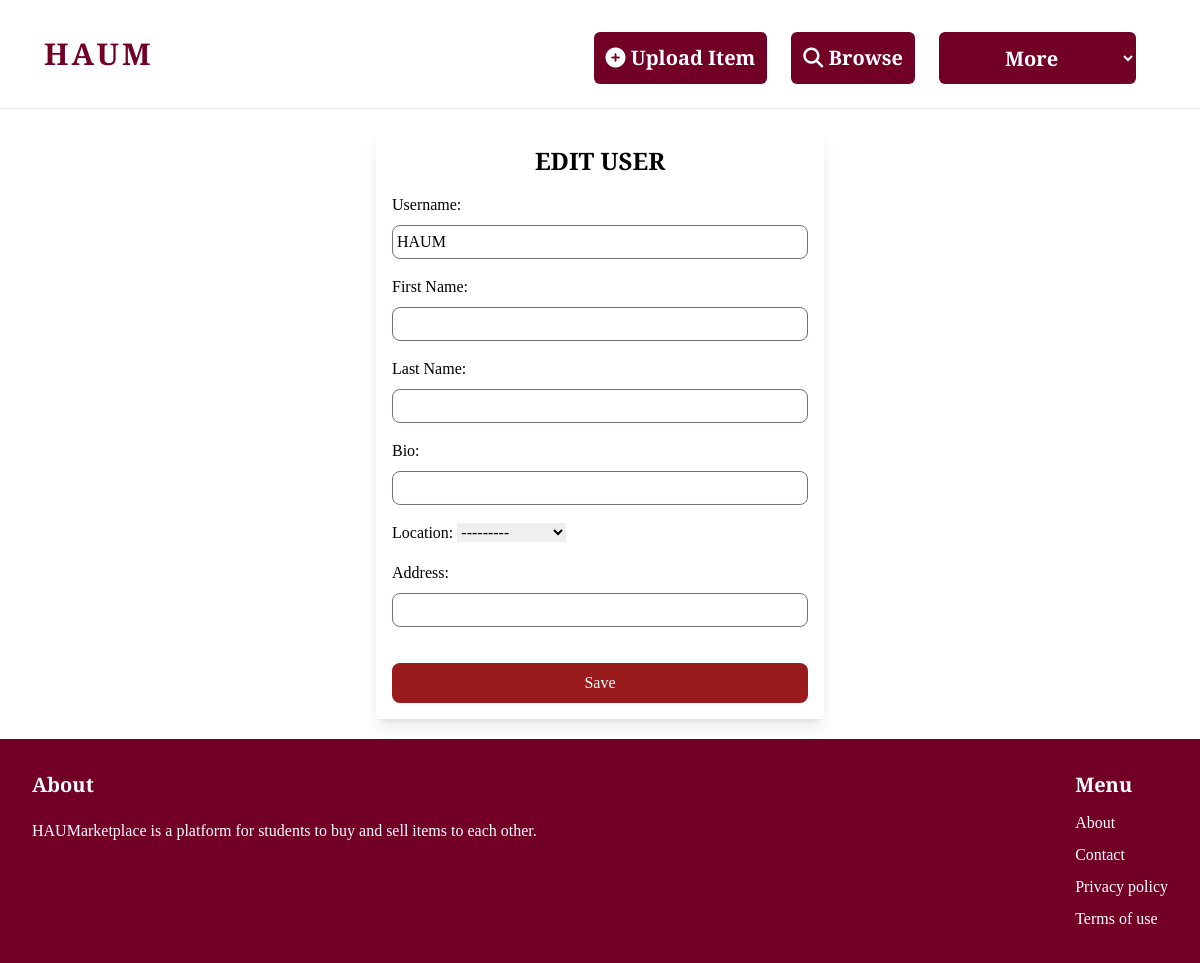
/dashboard/44/edit_user/ (signed in), run on an earlier commit of the app's database.
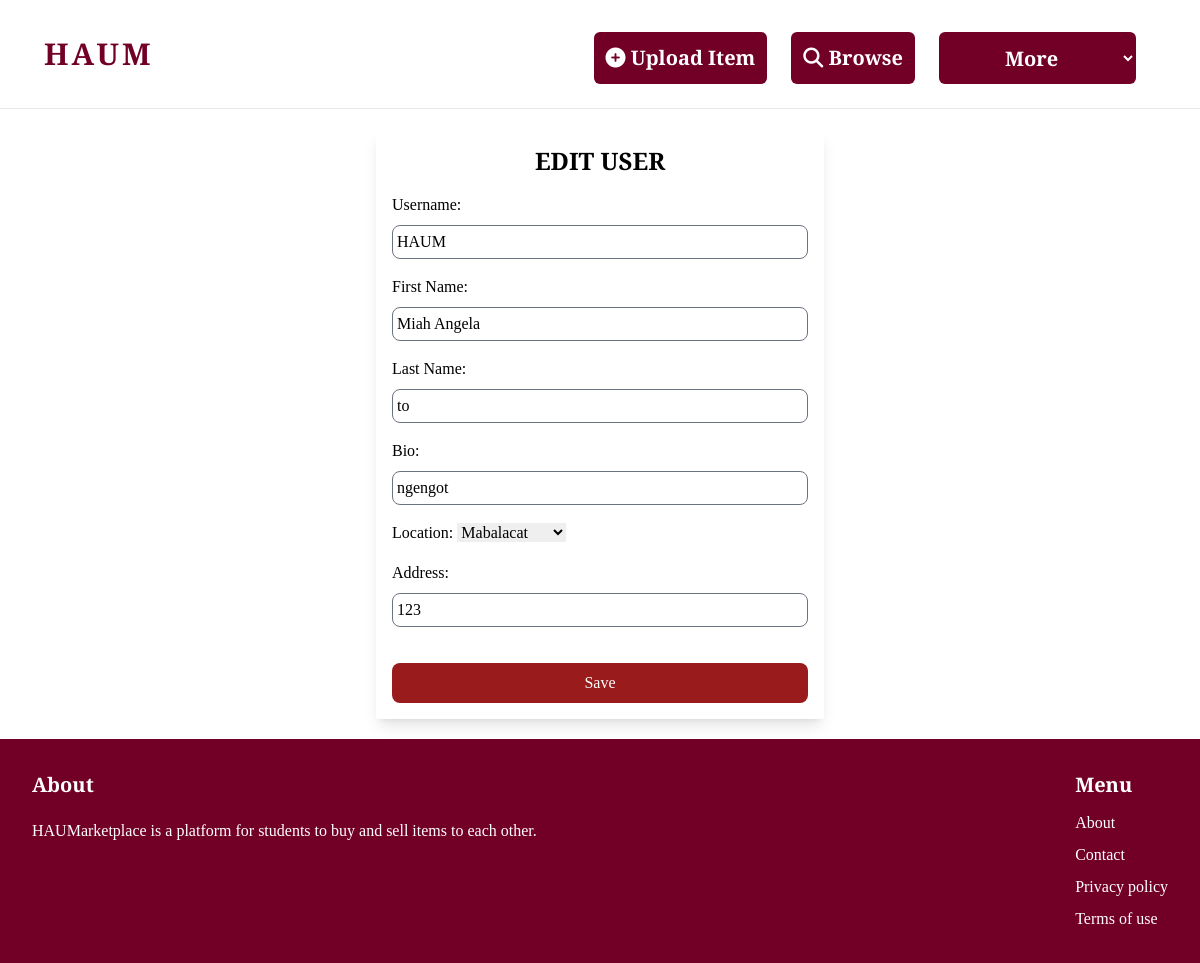
And on a later commit of the database.
### profile/models.py (models this page shows, shortened)
class Profile(models.Model):
    color = ColorField(default='#720026')
    font_preference = models.CharField(max_length=50, default='Default')
    user = models.OneToOneField(User, on_delete=models.CASCADE)
    image = models.ImageField(default='default.jpg', upload_to='profile_pics')
    bio = models.CharField(max_length=200, null=True, blank=True)
    first_name = models.CharField(max_length=30, blank=True, null=True)
    last_name = models.CharField(max_length=30, blank=True, null=True)
    location = models.ForeignKey(Location, on_delete=models.CASCADE, null=True, blank=True)
    address = models.CharField(max_length=300, null=True, blank=True)
    upvotes = models.PositiveIntegerField(default=0)
    downvotes = models.PositiveIntegerField(default=0)
    def __str__(self):
        return f'{self.user.username} Profile'

### dashboard/views.py (the view)
# urls.py: path('<int:user_id>/edit_user/', views.edit_user, name='edit_user'),
def edit_user(request, user_id):
    print(user_id)
    instance = User.objects.get(pk=user_id)
    if request.user.is_superuser:
        user = get_object_or_404(Profile, user=instance)
        print(user)
        if request.method == 'POST':
            form = EditUserForm(request.POST, instance=user)
            user_form = UserUpdateForm(request.POST, instance=instance)
            if form.is_valid() and user_form.is_valid():
                user = form.save()
                user.is_active = True
                user.save()
                user_form.save()
                return redirect('dashboard:index_d')
        else:
            form = EditUserForm(instance=user)
            user_form = UserUpdateForm(instance=instance)
            context = {
                'form': form,
                'user_form': user_form,
            }
        return render(request, 'dashboard/edit_user.html', context)
    else:
        raise Http404("Permission denied")

### dashboard/forms.py
class EditUserForm(UserChangeForm):
    class Meta:
        model = Profile
        fields = (
            'first_name',
            'last_name',
            'bio',
            'location',
            'address',
        )

### profile/forms.py
class UserUpdateForm(forms.ModelForm):
    class Meta:
        model = User
        fields = ['username']

### profile/models.py (called while the page is built)
    def __str__(self):
        return self.name

### templates/dashboard/edit_user.html (shortened to what this page needs)
{% extends "core/base.html" %}
{% block content %}
    <div class="container mx-auto p-4 max-w-md shadow-lg">
        <h2 class="text-2xl font-bold text-center mb-4 uppercase">Edit User</h2>
        <form method="post">
            <div class="mb-4">
                <label for="id_first_name" class="text-black">Username:</label>
                <div class="border border-gray-500 rounded-lg p-1 mt-2">{{ user_form.username }}</div>
            </div>
            <div class="mb-4">
                <label for="id_first_name" class="text-black">First Name:</label>
                <div class="border border-gray-500 rounded-lg p-1 mt-2">{{ form.first_name }}</div>
            </div>
            <div class="mb-4">
                <label for="id_last_name" class="text-black">Last Name:</label>
                <div class="border border-gray-500 rounded-lg p-1 mt-2">{{ form.last_name }}</div>
            </div>
            <div class="mb-4">
                <label for="id_bio" class="text-black">Bio:</label>
                <div class="border border-gray-500 rounded-lg p-1 mt-2">{{ form.bio }}</div>
            </div>
            <div class="mb-4">
                <label for="id_location" class="text-black">Location:</label>
                {{ form.location }}
            </div>
            <div class="mb-4">
                <label for="id_address" class="text-black">Address:</label>
                <div class="border border-gray-500 rounded-lg p-1 mt-2">{{ form.address }}</div>
            </div>
            <button type="submit" class="mt-5 bg-red-800 text-white px-4 py-2 rounded-lg w-full hover:bg-red-900" style="background: {{ user.profile.colors }}">
                Save
            </button>
        </form>
    </div>
{% endblock %}

What changed in the data, as far as the page shows it:
changed Profile: first_name (not shown) → "Miah Angela"; last_name (not shown) → "to"; bio (not shown) → "ngengot"; location "---------" → "Mabalacat"; address (not shown) → "123"
